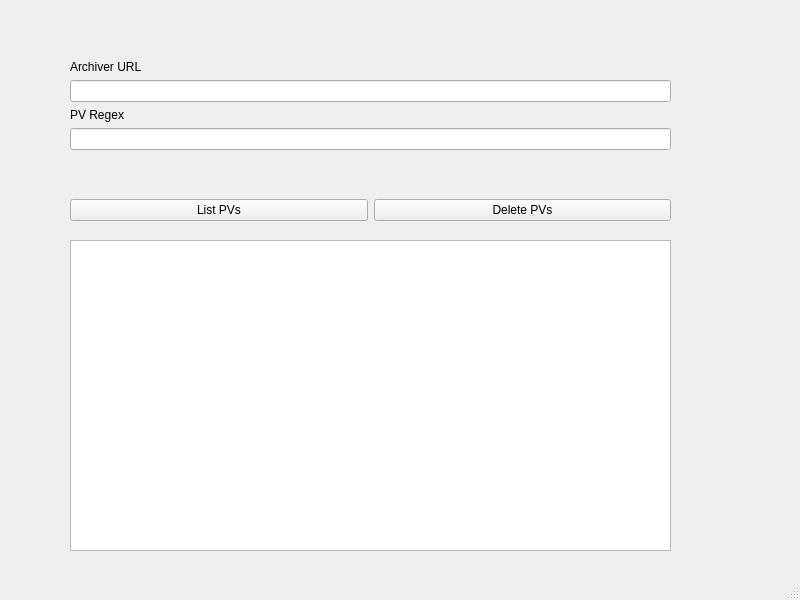
<?xml version="1.0" encoding="UTF-8"?>
<ui version="4.0">
 <class>MainWindow</class>
 <widget class="QMainWindow" name="MainWindow">
  <property name="geometry">
   <rect>
    <x>0</x>
    <y>0</y>
    <width>800</width>
    <height>600</height>
   </rect>
  </property>
  <property name="windowTitle">
   <string>MainWindow</string>
  </property>
  <widget class="QWidget" name="centralwidget">
   <widget class="QWidget" name="layoutWidget">
    <property name="geometry">
     <rect>
      <x>70</x>
      <y>60</y>
      <width>601</width>
      <height>121</height>
     </rect>
    </property>
    <layout class="QFormLayout" name="formLayout">
     <property name="fieldGrowthPolicy">
      <enum>QFormLayout::AllNonFixedFieldsGrow</enum>
     </property>
     <item row="0" column="0">
      <widget class="QLabel" name="label">
       <property name="text">
        <string>Archiver URL</string>
       </property>
      </widget>
     </item>
     <item row="1" column="0" colspan="2">
      <widget class="QLineEdit" name="lineEdit"/>
     </item>
     <item row="2" column="0">
      <widget class="QLabel" name="label_2">
       <property name="text">
        <string>PV Regex</string>
       </property>
      </widget>
     </item>
     <item row="3" column="0" colspan="2">
      <widget class="QLineEdit" name="lineEdit_2"/>
     </item>
    </layout>
   </widget>
   <widget class="QWidget" name="horizontalLayoutWidget">
    <property name="geometry">
     <rect>
      <x>70</x>
      <y>190</y>
      <width>601</width>
      <height>41</height>
     </rect>
    </property>
    <layout class="QHBoxLayout" name="horizontalLayout">
     <item>
      <widget class="QPushButton" name="pushButton">
       <property name="text">
        <string>List PVs</string>
       </property>
      </widget>
     </item>
     <item>
      <widget class="QPushButton" name="pushButton_2">
       <property name="text">
        <string>Delete PVs</string>
       </property>
      </widget>
     </item>
    </layout>
   </widget>
   <widget class="QTextEdit" name="textEdit">
    <property name="geometry">
     <rect>
      <x>70</x>
      <y>240</y>
      <width>601</width>
      <height>311</height>
     </rect>
    </property>
   </widget>
  </widget>
  <widget class="QMenuBar" name="menubar">
   <property name="geometry">
    <rect>
     <x>0</x>
     <y>0</y>
     <width>800</width>
     <height>22</height>
    </rect>
   </property>
  </widget>
  <widget class="QStatusBar" name="statusbar"/>
 </widget>
 <resources/>
 <connections/>
</ui>
